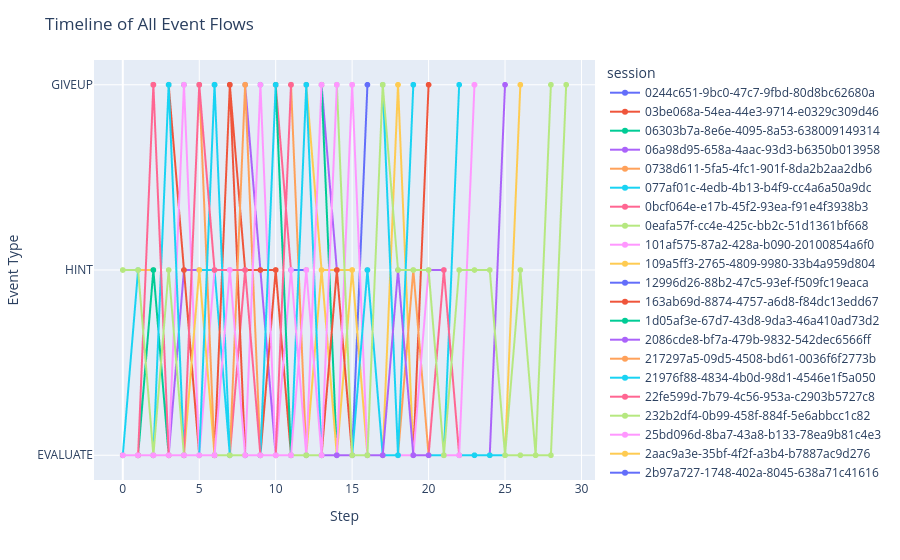

Here is the notebook cell this chart was saved with:
### Code cell
import pandas as pd
import plotly.express as px


# --- Convert to tidy DataFrame ---
rows = []
for sid, flow in event_flows.items():
    for step, event in enumerate(flow):
        rows.append({"session": sid, "step": step, "event": event})
df = pd.DataFrame(rows)

# --- Timeline-style line plot ---
fig = px.line(
    df, x="step", y="event", color="session",
    markers=True, line_shape="linear"
)
fig.update_layout(
    title="Timeline of All Event Flows",
    xaxis_title="Step",
    yaxis_title="Event Type",
    yaxis=dict(type="category", categoryorder="array",
               categoryarray=["EVALUATE", "HINT", "GIVEUP"])  # consistent event order
)
fig.show()
